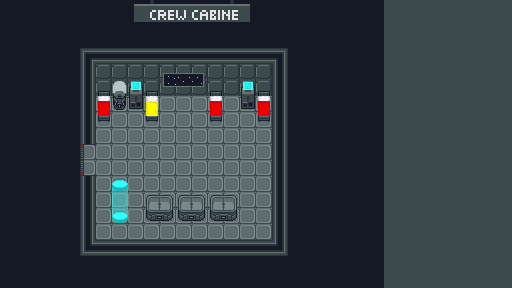

Below is a game level as drawn by its tile map, then a one-line description and the .tmx that defines it (tile-layer data replaced by summaries):
An orthogonal 32x18 tile map with 16x16 px tiles, 4 tile layers (bg, room, sign, objects), 3 tilesets and 19 objects.

<map version="1.4" tiledversion="1.4.2" orientation="orthogonal" renderorder="right-down" width="32" height="18" tilewidth="16" tileheight="16" infinite="0" nextlayerid="48" nextobjectid="140">
 <tileset firstgid="1" source="tilesheet.tsx" />
 <tileset firstgid="273" source="signs.tsx" />
 <tileset firstgid="273" source="signs.tsx" />
 <layer id="6" name="bg" width="32" height="18">
  <data>[576 cells, 576 non-empty, 2 distinct tile ids]</data>
 </layer>
 <layer id="20" name="room" width="32" height="18">
  <data>[576 cells, 169 non-empty, 10 distinct tile ids]</data>
 </layer>
 <layer id="19" name="sign" width="32" height="18">
  <data>[576 cells, 1 non-empty, 1 distinct tile ids]</data>
 </layer>
 <objectgroup id="37" name="wall">
  <object id="113" x="96" y="240" width="192" height="16" />
  <object id="114" x="272" y="176" width="16" height="64" />
  <object id="116" x="272" y="48" width="16" height="96" />
  <object id="117" x="80" y="48" width="192" height="16" />
  <object id="125" x="80" y="48" width="16" height="96" />
  <object id="126" x="64" y="144" width="16" height="32" />
  <object id="127" x="80" y="176" width="16" height="80" />
  <object id="128" x="272" y="144" width="16" height="32" />
  <object id="139" x="96" y="64" width="176" height="32" />
 </objectgroup>
 <layer id="38" name="objects" width="32" height="18">
  <data>[576 cells, 39 non-empty, 23 distinct tile ids]</data>
 </layer>
 <objectgroup id="44" name="system">
  <object id="129" x="128" y="96" width="16" height="16" />
  <object id="130" x="240" y="96" width="16" height="16" />
 </objectgroup>
 <objectgroup id="45" name="object">
  <object id="131" x="96" y="96" width="16" height="32" />
  <object id="132" x="144" y="96" width="16" height="32" />
  <object id="133" x="208" y="96" width="16" height="32" />
  <object id="134" x="256" y="96" width="16" height="32" />
  <object id="135" x="112" y="96" width="16" height="16" />
  <object id="136" x="144" y="192" width="96" height="32" />
 </objectgroup>
 <objectgroup id="46" name="teleporation">
  <object id="137" x="112" y="208" width="16" height="16" />
 </objectgroup>
 <objectgroup id="47" name="door">
  <object id="138" x="80" y="144" width="16" height="32" />
 </objectgroup>
</map>
